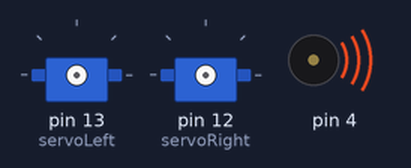
This sketch was run on a simulated Arduino Uno, built with avr-gcc and run on an emulated ATmega328P. Parts: 2 × servo, buzzer (waves = sounding). Random numbers use the default seed unless the sketch sets one.

Above: at 0.1 s.
At 1.1 s:
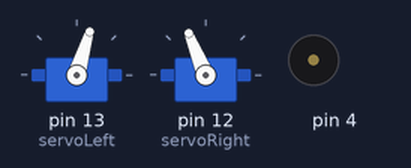
At 14.7 s:
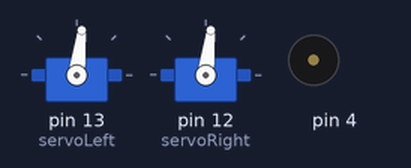
At 30.9 s:
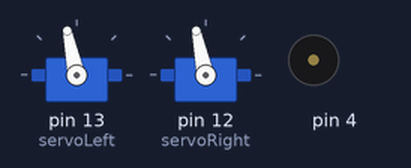
Timing chart, 0 to 41.0 s (numbered marks = the images above):
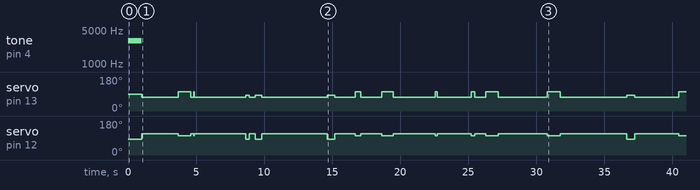

The sketch:

randomWandering.ino
```cpp
/*
 * Robotics with the BOE Shield - PhototransistorVoltage
 * Display voltage of phototransistor circuit output connected to A3 in
 * the serial monitor.
 */
#include <Servo.h>

Servo servoLeft;
Servo servoRight;

//wander parameters
int wanderState = 0; // 0 = forward, 1 = right turn, 2 = left turn
long wanderStateFinishedTime = 0;
const long wanderMaxTurnTime = 1000000;
const int rightTurnProbability = 500;
const long wanderMaxForwardTime = 5000000;

int speedLeft = 0;
int speedRight = 0;

long startTime = 0;
long loopPeriod = 10000; // period in micro seconds

void setup()                                 // Built-in initialization block
{
  Serial.begin(9600);                 // Set data rate to 9600 bps
  tone(4, 3000, 1000);
  delay(1000);
  servoLeft.attach(13);
  servoRight.attach(12);
}

void loop() { // Main loop auto-repeats
  while(startTime > micros()) ; // wait here until we get constant looptime
  startTime = micros() + loopPeriod;
  wander();
  drive(speedLeft,speedRight);
}

//will set speed left and speed right, and set the wander state
void wander(){
  switch (wanderState) {
    case 0: // forward
      speedLeft = 200;
      speedRight = 200;
      if(micros() > wanderStateFinishedTime){//change wanderState to turning?
        wanderStateFinishedTime = micros() + random(wanderMaxTurnTime);
        if(random(1000) < rightTurnProbability){
          wanderState = 1;
          speedLeft = 100;
          speedRight = -100;
        }else{
          wanderState = 2;
          speedLeft = -100;
          speedRight = 100;
        }
      }
      break;
    case 1: // right turn
      speedLeft = 100;
      speedRight = -100;
      //stop turning?
      if(micros() > wanderStateFinishedTime){
        wanderStateFinishedTime = micros() + random(wanderMaxForwardTime);
        wanderState = 0;
        speedLeft = 200;
        speedRight = 200;
      }
      break;
    case 2: // left turn
      speedLeft = -100;
      speedRight = 100;
      //stop turning?
      if(micros() > wanderStateFinishedTime){
        wanderStateFinishedTime = micros() + random(wanderMaxForwardTime);
        wanderState = 0;
        speedLeft = 200;
        speedRight = 200;
      }
      break;
  }
}


void drive(int speedLeft, int speedRight){
    servoLeft.writeMicroseconds(1500 - speedLeft);   // Set left servo speed
    servoRight.writeMicroseconds(1500 + speedRight); // Set right servo speed
}
```
